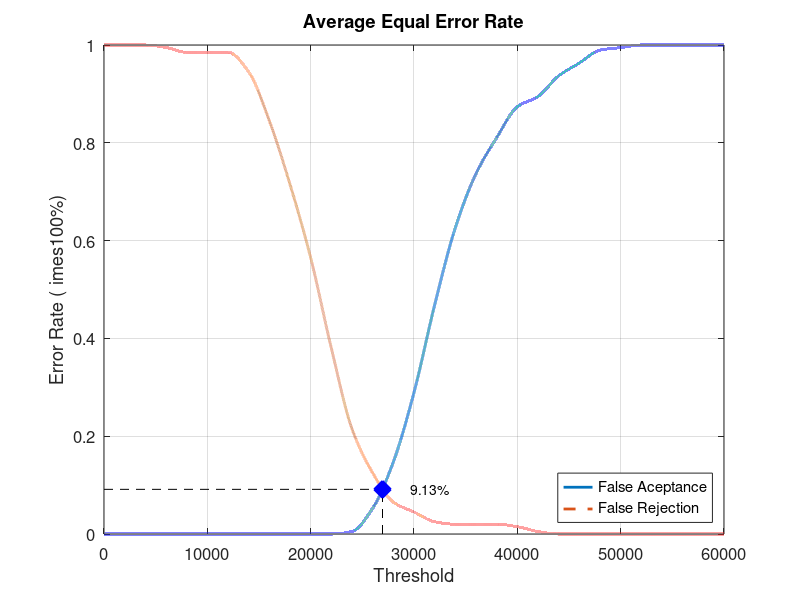
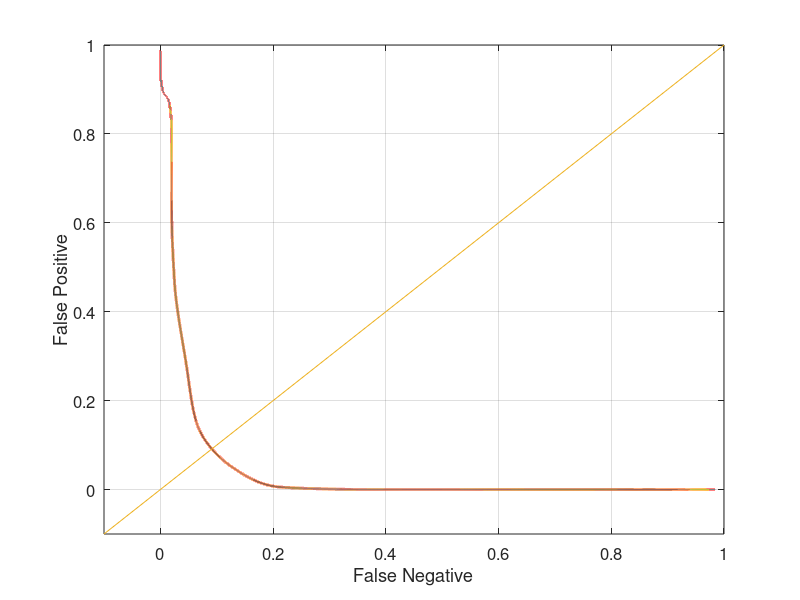

Here is the MATLAB script that generated these plots, in order:
close all;
clear;
clc;
x = 0:2000:60000;
xq = 0:0.5:60000;

y0 = [0 0 0 0 0 0 0 0 0 0 0 0 0.00526316 0.0526316 0.147368 0.289474 0.468421 0.626316 0.736842 0.810526 0.873684 0.894737 0.936842 0.963158 0.989474 0.994737 1 1 1 1 1]
yy0 = interp1(x, y0, xq, 'pchip');
y1 = [1 1 1 0.995 0.985 0.985 0.985 0.945 0.845 0.715 0.565 0.38 0.215 0.125 0.065 0.045 0.025 0.02 0.02 0.02 0.015 0.005 0 0 0 0 0 0 0 0 0]
yy1 = interp1(x, y1, xq, 'pchip');

% Calculating EER: 
y2 = abs(y0 - y1);
find(y2 == min(y2))
yy2 = abs(yy0 - yy1);
xEER = find(yy2 == min(yy2));
xEERIndex = xq(xEER) % X-axis EER
yEER = yy0(xEER) % Y-axis EER

main = figure
plot(xq, yy0,'-','LineWidth', 2);	hold on
plot(xq, yy1,'--','LineWidth', 2);	hold on
plot([xEERIndex xEERIndex], [0 yEER], 'k--');	hold on
plot([0 xEERIndex], [yEER yEER], 'k--');	hold on
plot(xEERIndex, yEER, 'bx', 'LineWidth', 10);	hold on
text(xEERIndex + 10 * xEERIndex / 100, yEER, [num2str(round((10000 * yEER)) / 100) '%'])
legend('False Aceptance', 'False Rejection', 'Location', 'SouthEast')
xlabel('Threshold')
ylabel('Error Rate (	imes100%)')
title('Average Equal Error Rate')
set(gca, 'FontSize', 12)
axis([0 60000 0 1])
grid on

print(main, 'Database2_1Main', '-dpng');
FNRxFPR = figure('Color', [1 1 1]);
plot(yy1, yy0, '-', yy1, yy0, 'LineWidth', 2);
hold on
y = -0.1:0.1:1
plot(y, y); 
set(gca, 'FontSize', 12)
xlabel('False Negative')
ylabel('False Positive')
axis([-0.1 1 -0.1 1])
set(gca, 'FontSize', 12)
grid on

print(FNRxFPR, 'Database2_1FNRxFPR','-dpng');
